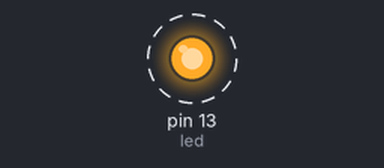
Simulated run of this sketch. Board: Arduino Uno, built with avr-gcc and run on an emulated ATmega328P. Parts: output pins drawn as LEDs (lit = HIGH). Dashed ring = blinking.

Above: at 0.2 s.
Timing chart, 0 to 3.0 s (numbered marks = the images above):
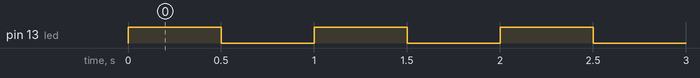

Measured:
- by itself, pin 13 (led): alternates HIGH for 0.50 s and LOW for 0.50 s

The sketch:

LED.ino
```cpp
/*
//CLEAR Programming
void setup(){

}

void loop(){

}
*/


// SIMPLE BLINK

int led = 13; //LED Number
int dur = 500; //Blink Delay

void setup (){
  pinMode(led, OUTPUT);
}

void loop(){
  digitalWrite(led, HIGH);
  delay(dur);
  digitalWrite(led, LOW);
  delay(dur);
}
```
